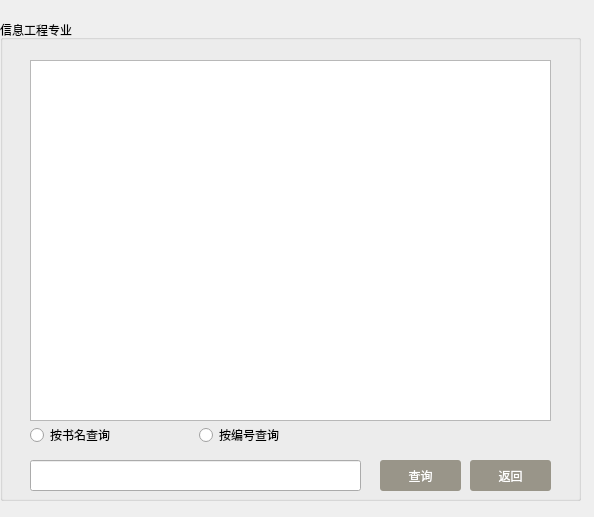
<?xml version="1.0" encoding="UTF-8"?>
<ui version="4.0">
 <class>Information</class>
 <widget class="QDialog" name="Information">
  <property name="geometry">
   <rect>
    <x>0</x>
    <y>0</y>
    <width>594</width>
    <height>517</height>
   </rect>
  </property>
  <property name="windowTitle">
   <string>Dialog</string>
  </property>
  <widget class="QGroupBox" name="groupBox">
   <property name="geometry">
    <rect>
     <x>0</x>
     <y>20</y>
     <width>581</width>
     <height>481</height>
    </rect>
   </property>
   <property name="styleSheet">
    <string notr="true">

font: 75 14pt &quot;Aparajita&quot;;</string>
   </property>
   <property name="title">
    <string>信息工程专业</string>
   </property>
   <widget class="QTableView" name="infomationview">
    <property name="geometry">
     <rect>
      <x>30</x>
      <y>40</y>
      <width>521</width>
      <height>361</height>
     </rect>
    </property>
    <property name="styleSheet">
     <string notr="true"/>
    </property>
   </widget>
   <widget class="QLineEdit" name="inputline">
    <property name="geometry">
     <rect>
      <x>30</x>
      <y>440</y>
      <width>331</width>
      <height>31</height>
     </rect>
    </property>
    <property name="styleSheet">
     <string notr="true"/>
    </property>
   </widget>
   <widget class="QPushButton" name="searchbtn">
    <property name="geometry">
     <rect>
      <x>380</x>
      <y>440</y>
      <width>81</width>
      <height>31</height>
     </rect>
    </property>
    <property name="styleSheet">
     <string notr="true">QPushButton { background-color: rgb(153, 149, 137); border-radius: 3px; color: rgb(255, 255, 255); } QPushButton:hover { background-color: black;}



</string>
    </property>
    <property name="text">
     <string>查询</string>
    </property>
   </widget>
   <widget class="QWidget" name="layoutWidget">
    <property name="geometry">
     <rect>
      <x>30</x>
      <y>400</y>
      <width>331</width>
      <height>30</height>
     </rect>
    </property>
    <layout class="QHBoxLayout" name="horizontalLayout">
     <item>
      <widget class="QRadioButton" name="nameradio">
       <property name="styleSheet">
        <string notr="true"/>
       </property>
       <property name="text">
        <string>按书名查询</string>
       </property>
      </widget>
     </item>
     <item>
      <widget class="QRadioButton" name="numradio">
       <property name="styleSheet">
        <string notr="true"/>
       </property>
       <property name="text">
        <string>按编号查询</string>
       </property>
      </widget>
     </item>
    </layout>
   </widget>
   <widget class="QPushButton" name="returnbtn">
    <property name="geometry">
     <rect>
      <x>470</x>
      <y>440</y>
      <width>81</width>
      <height>31</height>
     </rect>
    </property>
    <property name="styleSheet">
     <string notr="true">QPushButton { background-color: rgb(153, 149, 137); border-radius: 3px; color: rgb(255, 255, 255); } QPushButton:hover { background-color: black; }


</string>
    </property>
    <property name="text">
     <string>返回</string>
    </property>
   </widget>
  </widget>
 </widget>
 <resources/>
 <connections/>
</ui>
